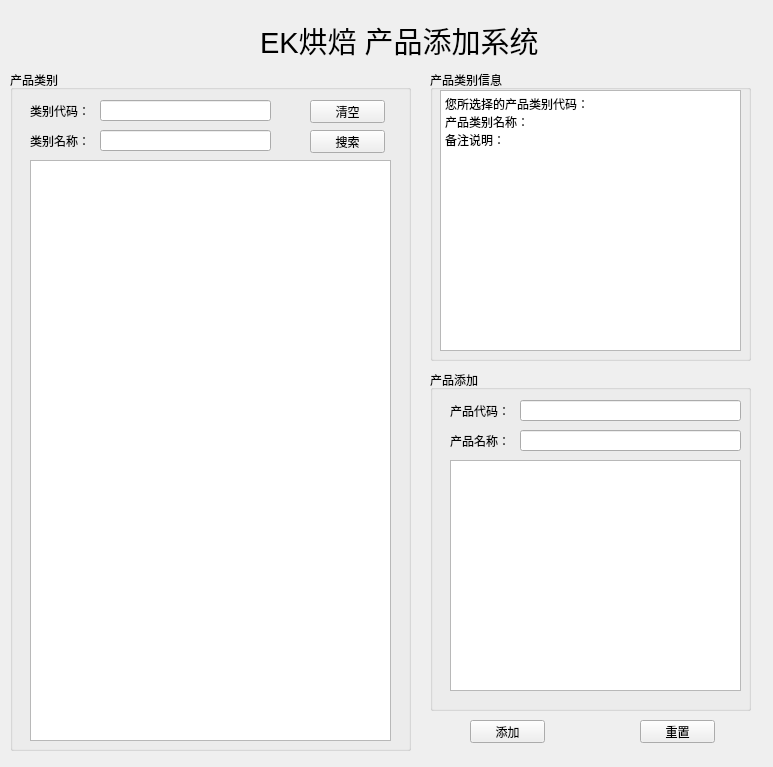
<?xml version="1.0" encoding="UTF-8"?>
<ui version="4.0">
 <class>Form</class>
 <widget class="QWidget" name="Form">
  <property name="geometry">
   <rect>
    <x>0</x>
    <y>0</y>
    <width>773</width>
    <height>767</height>
   </rect>
  </property>
  <property name="windowTitle">
   <string>产品添加系统</string>
  </property>
  <property name="windowIcon">
   <iconset>
    <normaloff>../img/新增.png</normaloff>../img/新增.png</iconset>
  </property>
  <widget class="QGroupBox" name="groupBox">
   <property name="geometry">
    <rect>
     <x>10</x>
     <y>70</y>
     <width>401</width>
     <height>681</height>
    </rect>
   </property>
   <property name="title">
    <string>产品类别</string>
   </property>
   <widget class="QLineEdit" name="s_type_id">
    <property name="geometry">
     <rect>
      <x>90</x>
      <y>30</y>
      <width>171</width>
      <height>21</height>
     </rect>
    </property>
    <property name="maximumSize">
     <size>
      <width>332</width>
      <height>16777215</height>
     </size>
    </property>
    <property name="placeholderText">
     <string/>
    </property>
   </widget>
   <widget class="QLabel" name="label">
    <property name="geometry">
     <rect>
      <x>20</x>
      <y>30</y>
      <width>81</width>
      <height>21</height>
     </rect>
    </property>
    <property name="text">
     <string>类别代码：</string>
    </property>
   </widget>
   <widget class="QLabel" name="label_2">
    <property name="geometry">
     <rect>
      <x>20</x>
      <y>60</y>
      <width>71</width>
      <height>21</height>
     </rect>
    </property>
    <property name="text">
     <string>类别名称：</string>
    </property>
   </widget>
   <widget class="QTableWidget" name="tab_type">
    <property name="geometry">
     <rect>
      <x>20</x>
      <y>90</y>
      <width>361</width>
      <height>581</height>
     </rect>
    </property>
   </widget>
   <widget class="QLineEdit" name="s_type_id_2">
    <property name="geometry">
     <rect>
      <x>90</x>
      <y>60</y>
      <width>171</width>
      <height>21</height>
     </rect>
    </property>
    <property name="maximumSize">
     <size>
      <width>332</width>
      <height>16777215</height>
     </size>
    </property>
    <property name="placeholderText">
     <string/>
    </property>
   </widget>
   <widget class="QPushButton" name="pb_search">
    <property name="geometry">
     <rect>
      <x>300</x>
      <y>60</y>
      <width>75</width>
      <height>23</height>
     </rect>
    </property>
    <property name="text">
     <string>搜索</string>
    </property>
    <property name="icon">
     <iconset>
      <normaloff>../img/search.png</normaloff>../img/search.png</iconset>
    </property>
   </widget>
   <widget class="QPushButton" name="pb_clear">
    <property name="geometry">
     <rect>
      <x>300</x>
      <y>30</y>
      <width>75</width>
      <height>23</height>
     </rect>
    </property>
    <property name="text">
     <string>清空</string>
    </property>
    <property name="icon">
     <iconset>
      <normaloff>../img/更新.png</normaloff>../img/更新.png</iconset>
    </property>
   </widget>
  </widget>
  <widget class="QLabel" name="label_3">
   <property name="geometry">
    <rect>
     <x>260</x>
     <y>20</y>
     <width>281</width>
     <height>41</height>
    </rect>
   </property>
   <property name="font">
    <font>
     <pointsize>22</pointsize>
    </font>
   </property>
   <property name="text">
    <string>EK烘焙 产品添加系统</string>
   </property>
  </widget>
  <widget class="QPushButton" name="pb_add">
   <property name="geometry">
    <rect>
     <x>470</x>
     <y>720</y>
     <width>75</width>
     <height>23</height>
    </rect>
   </property>
   <property name="text">
    <string>添加</string>
   </property>
   <property name="icon">
    <iconset>
     <normaloff>../../geological_supervision_system/img/新增.png</normaloff>../../geological_supervision_system/img/新增.png</iconset>
   </property>
  </widget>
  <widget class="QPushButton" name="pb_reset">
   <property name="geometry">
    <rect>
     <x>640</x>
     <y>720</y>
     <width>75</width>
     <height>23</height>
    </rect>
   </property>
   <property name="text">
    <string>重置</string>
   </property>
   <property name="icon">
    <iconset>
     <normaloff>../../geological_supervision_system/img/reset_ico.png</normaloff>../../geological_supervision_system/img/reset_ico.png</iconset>
   </property>
  </widget>
  <widget class="QGroupBox" name="groupBox_3">
   <property name="geometry">
    <rect>
     <x>430</x>
     <y>370</y>
     <width>321</width>
     <height>341</height>
    </rect>
   </property>
   <property name="title">
    <string>产品添加</string>
   </property>
   <widget class="QPlainTextEdit" name="plain_product_decs">
    <property name="geometry">
     <rect>
      <x>20</x>
      <y>90</y>
      <width>291</width>
      <height>231</height>
     </rect>
    </property>
    <property name="plainText">
     <string/>
    </property>
    <property name="placeholderText">
     <string>备注说明：</string>
    </property>
   </widget>
   <widget class="QLineEdit" name="line_product_name">
    <property name="geometry">
     <rect>
      <x>90</x>
      <y>60</y>
      <width>221</width>
      <height>21</height>
     </rect>
    </property>
    <property name="maximumSize">
     <size>
      <width>332</width>
      <height>16777215</height>
     </size>
    </property>
    <property name="placeholderText">
     <string/>
    </property>
   </widget>
   <widget class="QLabel" name="label_4">
    <property name="geometry">
     <rect>
      <x>20</x>
      <y>60</y>
      <width>81</width>
      <height>21</height>
     </rect>
    </property>
    <property name="text">
     <string>产品名称：</string>
    </property>
   </widget>
   <widget class="QLabel" name="label_5">
    <property name="geometry">
     <rect>
      <x>20</x>
      <y>30</y>
      <width>71</width>
      <height>21</height>
     </rect>
    </property>
    <property name="text">
     <string>产品代码：</string>
    </property>
   </widget>
   <widget class="QLineEdit" name="line_product_id">
    <property name="geometry">
     <rect>
      <x>90</x>
      <y>30</y>
      <width>221</width>
      <height>21</height>
     </rect>
    </property>
    <property name="maximumSize">
     <size>
      <width>332</width>
      <height>16777215</height>
     </size>
    </property>
    <property name="placeholderText">
     <string/>
    </property>
   </widget>
  </widget>
  <widget class="QGroupBox" name="groupBox_2">
   <property name="geometry">
    <rect>
     <x>430</x>
     <y>70</y>
     <width>321</width>
     <height>291</height>
    </rect>
   </property>
   <property name="title">
    <string>产品类别信息</string>
   </property>
   <widget class="QPlainTextEdit" name="plain_type_decs">
    <property name="geometry">
     <rect>
      <x>10</x>
      <y>20</y>
      <width>301</width>
      <height>261</height>
     </rect>
    </property>
    <property name="plainText">
     <string>您所选择的产品类别代码：
产品类别名称：
备注说明：</string>
    </property>
    <property name="placeholderText">
     <string/>
    </property>
   </widget>
  </widget>
 </widget>
 <tabstops>
  <tabstop>s_type_id</tabstop>
  <tabstop>s_type_id_2</tabstop>
  <tabstop>pb_clear</tabstop>
  <tabstop>pb_search</tabstop>
  <tabstop>plain_type_decs</tabstop>
  <tabstop>line_product_id</tabstop>
  <tabstop>line_product_name</tabstop>
  <tabstop>plain_product_decs</tabstop>
  <tabstop>pb_add</tabstop>
  <tabstop>pb_reset</tabstop>
  <tabstop>tab_type</tabstop>
 </tabstops>
 <resources/>
 <connections/>
</ui>
